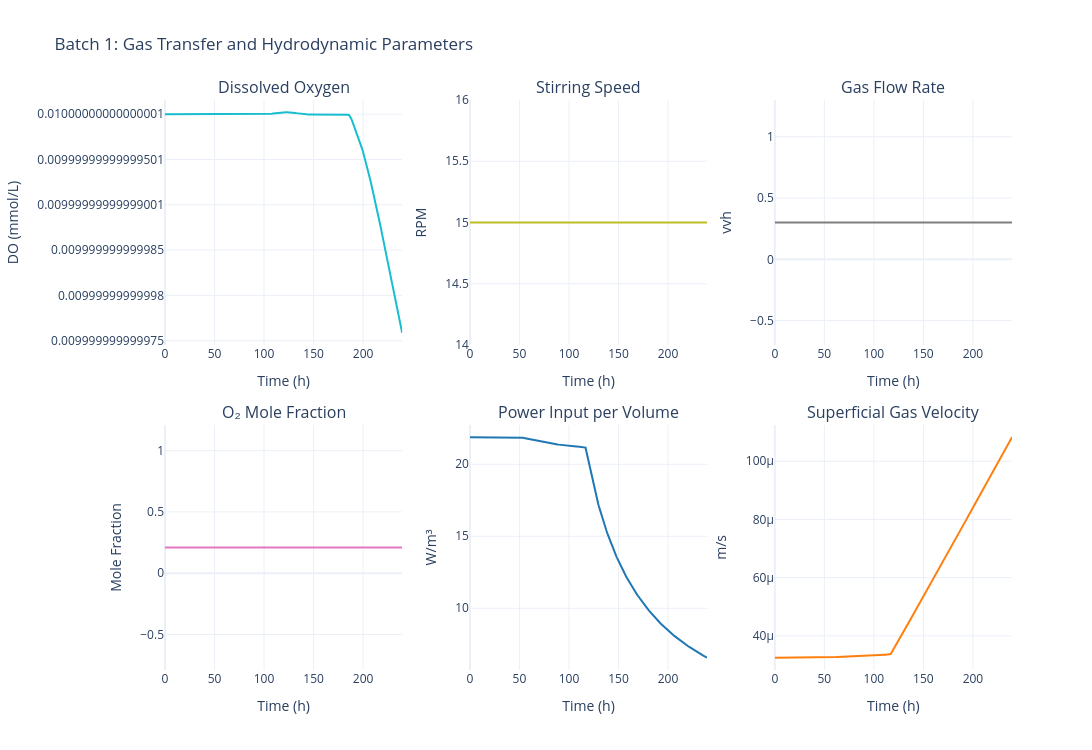

Notebook code cell kept with this figure:
### Code cell
# Gas transfer (DO, agitation, gas flow, O2 fraction)
fig = data.plot_gas_transfer(batch_number=BATCH_NUMBER)
fig.show()

### Figure 1 — Plotly figure (JSON) as saved in the notebook; plotly's stock layout.template omitted (floating-point values rounded to 4 significant figures; data arrays with more than 128 entries replaced by an {"elided": "..."} marker saying what was removed)
{"data": [{"hovertemplate": "Time: %{x:.1f} h<br>DO: %{y:.3f} mmol/L<extra></extra>", "line": {"color": "#17becf", "width": 2}, "mode": "lines", "name": "Dissolved O₂", "type": "scatter", "x": {"elided": "379 float values"}, "xaxis": "x", "y": {"elided": "379 float values"}, "yaxis": "y"}, {"hovertemplate": "Time: %{x:.1f} h<br>N: %{y:.1f} rpm<extra></extra>", "line": {"color": "#bcbd22", "width": 2}, "mode": "lines", "name": "Stirring Speed", "type": "scatter", "x": {"elided": "379 float values"}, "xaxis": "x2", "y": {"elided": "379 float values"}, "yaxis": "y2"}, {"hovertemplate": "Time: %{x:.1f} h<br>Fg: %{y:.3f} vvh<extra></extra>", "line": {"color": "#7f7f7f", "width": 2}, "mode": "lines", "name": "Gas Flow Rate", "type": "scatter", "x": {"elided": "379 float values"}, "xaxis": "x3", "y": {"elided": "379 float values"}, "yaxis": "y3"}, {"hovertemplate": "Time: %{x:.1f} h<br>y_O₂: %{y:.3f}<extra></extra>", "line": {"color": "#e377c2", "width": 2}, "mode": "lines", "name": "y_O₂", "type": "scatter", "x": {"elided": "379 float values"}, "xaxis": "x4", "y": {"elided": "379 float values"}, "yaxis": "y4"}, {"hovertemplate": "Time: %{x:.1f} h<br>P/V: %{y:.2f} W/m³<extra></extra>", "line": {"color": "#1f77b4", "width": 2}, "mode": "lines", "name": "P/V", "type": "scatter", "x": {"elided": "379 float values"}, "xaxis": "x5", "y": {"elided": "379 float values"}, "yaxis": "y5"}, {"hovertemplate": "Time: %{x:.1f} h<br>vₛ: %{y:.5f} m/s<extra></extra>", "line": {"color": "#ff7f0e", "width": 2}, "mode": "lines", "name": "vₛ", "type": "scatter", "x": {"elided": "379 float values"}, "xaxis": "x6", "y": {"elided": "379 float values"}, "yaxis": "y6"}], "layout": {"annotations": [{"font": {"size": 16}, "showarrow": false, "text": "Dissolved Oxygen", "x": 0.14, "xanchor": "center", "xref": "paper", "y": 1, "yanchor": "bottom", "yref": "paper"}, {"font": {"size": 16}, "showarrow": false, "text": "Stirring Speed", "x": 0.5, "xanchor": "center", "xref": "paper", "y": 1, "yanchor": "bottom", "yref": "paper"}, {"font": {"size": 16}, "showarrow": false, "text": "Gas Flow Rate", "x": 0.86, "xanchor": "center", "xref": "paper", "y": 1, "yanchor": "bottom", "yref": "paper"}, {"font": {"size": 16}, "showarrow": false, "text": "O₂ Mole Fraction", "x": 0.14, "xanchor": "center", "xref": "paper", "y": 0.43, "yanchor": "bottom", "yref": "paper"}, {"font": {"size": 16}, "showarrow": false, "text": "Power Input per Volume", "x": 0.5, "xanchor": "center", "xref": "paper", "y": 0.43, "yanchor": "bottom", "yref": "paper"}, {"font": {"size": 16}, "showarrow": false, "text": "Superficial Gas Velocity", "x": 0.86, "xanchor": "center", "xref": "paper", "y": 0.43, "yanchor": "bottom", "yref": "paper"}], "font": {"size": 12}, "height": 750, "showlegend": false, "title": {"text": "Batch 1: Gas Transfer and Hydrodynamic Parameters"}, "width": 1400, "xaxis": {"anchor": "y", "domain": [0, 0.28], "title": {"text": "Time (h)"}}, "xaxis2": {"anchor": "y2", "domain": [0.36, 0.64], "title": {"text": "Time (h)"}}, "xaxis3": {"anchor": "y3", "domain": [0.72, 1], "title": {"text": "Time (h)"}}, "xaxis4": {"anchor": "y4", "domain": [0, 0.28], "title": {"text": "Time (h)"}}, "xaxis5": {"anchor": "y5", "domain": [0.36, 0.64], "title": {"text": "Time (h)"}}, "xaxis6": {"anchor": "y6", "domain": [0.72, 1], "title": {"text": "Time (h)"}}, "yaxis": {"anchor": "x", "domain": [0.57, 1], "title": {"text": "DO (mmol/L)"}}, "yaxis2": {"anchor": "x2", "domain": [0.57, 1], "title": {"text": "RPM"}}, "yaxis3": {"anchor": "x3", "domain": [0.57, 1], "title": {"text": "vvh"}}, "yaxis4": {"anchor": "x4", "domain": [0, 0.43], "title": {"text": "Mole Fraction"}}, "yaxis5": {"anchor": "x5", "domain": [0, 0.43], "title": {"text": "W/m³"}}, "yaxis6": {"anchor": "x6", "domain": [0, 0.43], "title": {"text": "m/s"}}}}
